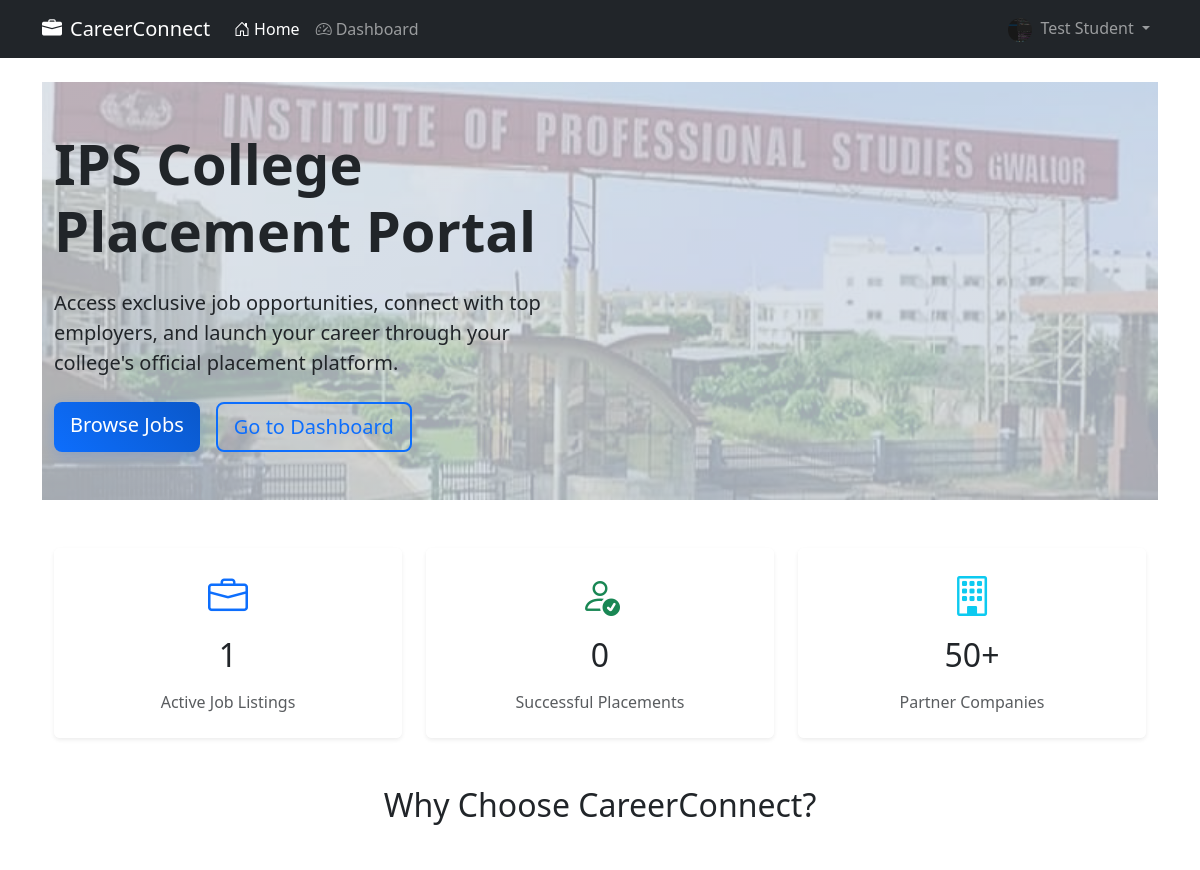
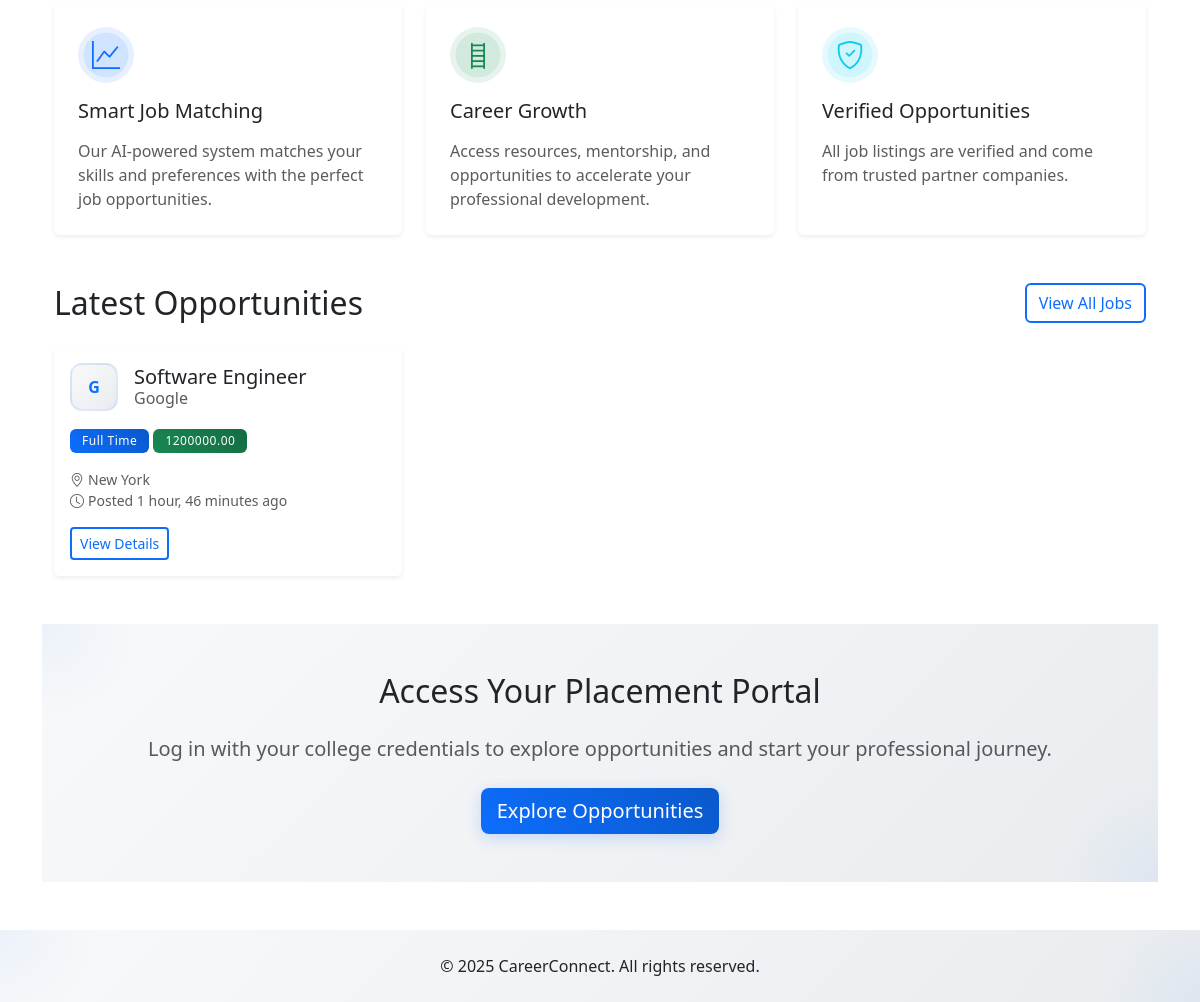
The app's page / (signed in) with its own data (2 pictures, top to bottom).
### accounts/models.py (models this page shows, shortened)
class Student(AbstractUser):
    email = models.EmailField(unique=True)
    college_id = models.CharField(
        max_length=20,
        unique=True,
        validators=[RegexValidator(
            regex=r'^[0-9]{2}[A-Z]{3}[0-9]{3}$',
            message='College ID must be in format: 20CSE001'
        )]
    )
    profile_photo = models.ImageField(upload_to='profile_photos/', blank=True, null=True)
    phone_number = models.CharField(max_length=15, blank=True)
    branch = models.CharField(max_length=50, blank=True)
    year_of_study = models.IntegerField(choices=[
        (1, '1st Year'),
        (2, '2nd Year'),
        (3, '3rd Year'),
        (4, '4th Year')
    ], null=True)
    cgpa = models.DecimalField(
        max_digits=3,
        decimal_places=2,
        null=True,
        blank=True
    )
    skills = models.TextField(blank=True)
    resume = models.FileField(upload_to='resumes/', blank=True)
    USERNAME_FIELD = 'college_id'
    REQUIRED_FIELDS = ["username",'email']

### jobs/models.py (models this page shows, shortened)
class Job(models.Model):
    STATUS_CHOICES = (
        ('active', 'Active'),
        ('closed', 'Closed'),
        ('draft', 'Draft'),
    )
    JOB_TYPE_CHOICES = (
        ('full_time', 'Full Time'),
        ('part_time', 'Part Time'),
        ('internship', 'Internship'),
    )
    title = models.CharField(max_length=200)
    company = models.CharField(max_length=200)
    company_logo = models.ImageField(upload_to='company_logos/', blank=True, null=True)
    location = models.CharField(max_length=200)
    description = models.TextField()
    requirements = models.TextField()
    salary_range = models.CharField(max_length=100, blank=True)
    job_type = models.CharField(max_length=50, choices=JOB_TYPE_CHOICES, default='full_time')
    status = models.CharField(max_length=20, choices=STATUS_CHOICES, default='active')
    created_at = models.DateTimeField(auto_now_add=True)
    deadline = models.DateField(null=True, blank=True)
    skills_required = models.ManyToManyField(Skill, blank=True)
    class Meta:
        ordering = ['-created_at']

### core/views.py (the view)
# urls.py: path('', views.home, name='home'),
def home(request):
    recent_jobs = Job.objects.filter(status='active').order_by('-created_at')[:6]
    total_jobs = Job.objects.filter(status='active').count()
    total_placements = JobApplication.objects.filter(status='accepted').count()
    context = {
        'recent_jobs': recent_jobs,
        'total_jobs': total_jobs,
        'total_placements': total_placements,
    }
    return render(request, 'core/home.html', context)

### templates/core/home.html (shortened to what this page needs)
{% extends 'base.html' %}
{% load static %}
{% block content %}
<div class="hero-section py-5 mb-5">
    <div class="container">
        <div class="row align-items-center">
            <div class="col-lg-6">
                <h1 class="display-4 fw-bold mb-4">IPS College Placement Portal</h1>
                <p class="lead mb-4">Access exclusive job opportunities, connect with top employers, and launch your career through your college's official placement platform.</p>
                <div class="d-flex gap-3">
                    {% if user.is_authenticated %}
                    <a href="{% url 'jobs:job_list' %}" class="btn btn-primary btn-lg">Browse Jobs</a>
                    <a href="{% url 'core:dashboard' %}" class="btn btn-outline-primary btn-lg">Go to Dashboard</a>
                    {% else %}
                    <a href="{% url 'accounts:login' %}" class="btn btn-primary btn-lg">Student Login</a>
                    <div class="d-flex align-items-center ms-3">
                        <i class="bi bi-info-circle text-primary me-2"></i>
                        <small class="text-muted">Use your college-provided credentials to login</small>
                    </div>
                    {% endif %}
                </div>
            </div>
        </div>
    </div>
</div>
<div class="container mb-5">
    <div class="row g-4">
        <div class="col-md-4">
            <div class="card border-0 shadow-sm text-center h-100 hover-card">
                <div class="card-body p-4">
                    <div class="display-6 text-primary mb-3">
                        <i class="bi bi-briefcase"></i>
                    </div>
                    <h3 class="h2 mb-3">{{ total_jobs }}</h3>
                    <p class="text-muted mb-0">Active Job Listings</p>
                </div>
            </div>
        </div>
        <div class="col-md-4">
            <div class="card border-0 shadow-sm text-center h-100 hover-card">
                <div class="card-body p-4">
                    <div class="display-6 text-success mb-3">
                        <i class="bi bi-person-check"></i>
                    </div>
                    <h3 class="h2 mb-3">{{ total_placements }}</h3>
                    <p class="text-muted mb-0">Successful Placements</p>
                </div>
            </div>
        </div>
        <div class="col-md-4">
            <div class="card border-0 shadow-sm text-center h-100 hover-card">
                <div class="card-body p-4">
                    <div class="display-6 text-info mb-3">
                        <i class="bi bi-building"></i>
                    </div>
                    <h3 class="h2 mb-3">50+</h3>
                    <p class="text-muted mb-0">Partner Companies</p>
                </div>
            </div>
        </div>
    </div>
</div>
<div class="container mb-5">
    <h2 class="text-center mb-5">Why Choose CareerConnect?</h2>
    <div class="row g-4">
        <div class="col-md-4">
            <div class="card border-0 shadow-sm h-100 hover-card">
                <div class="card-body p-4">
                    <div class="feature-icon bg-primary bg-opacity-10 text-primary p-3 rounded-circle mb-3">
                        <i class="bi bi-graph-up"></i>
                    </div>
                    <h3 class="h5 mb-3">Smart Job Matching</h3>
                    <p class="text-muted mb-0">Our AI-powered system matches your skills and preferences with the perfect job opportunities.</p>
                </div>
            </div>
        </div>
        <div class="col-md-4">
            <div class="card border-0 shadow-sm h-100 hover-card">
                <div class="card-body p-4">
                    <div class="feature-icon bg-success bg-opacity-10 text-success p-3 rounded-circle mb-3">
                        <i class="bi bi-ladder"></i>
                    </div>
                    <h3 class="h5 mb-3">Career Growth</h3>
                    <p class="text-muted mb-0">Access resources, mentorship, and opportunities to accelerate your professional development.</p>
                </div>
            </div>
        </div>
        <div class="col-md-4">
            <div class="card border-0 shadow-sm h-100 hover-card">
                <div class="card-body p-4">
                    <div class="feature-icon bg-info bg-opacity-10 text-info p-3 rounded-circle mb-3">
                        <i class="bi bi-shield-check"></i>
                    </div>
                    <h3 class="h5 mb-3">Verified Opportunities</h3>
                    <p class="text-muted mb-0">All job listings are verified and come from trusted partner companies.</p>
                </div>
            </div>
        </div>
    </div>
</div>
{% if recent_jobs %}
<div class="container mb-5">
    <div class="d-flex justify-content-between align-items-center mb-4">
        <h2 class="mb-0">Latest Opportunities</h2>
        <a href="{% url 'jobs:job_list' %}" class="btn btn-outline-primary">View All Jobs</a>
    </div>
    <div class="row row-cols-1 row-cols-md-2 row-cols-lg-3 g-4">
        {% for job in recent_jobs %}
        <div class="col">
            <div class="card h-100 border-0 shadow-sm hover-card">
                <div class="card-body">
                    <div class="d-flex align-items-center mb-3">
                        {% if job.company_logo %}
                        <img src="{{ job.company_logo.url }}" alt="{{ job.company }}" class="company-logo me-3">
                        {% else %}
                        <div class="company-logo-placeholder me-3">
                            {{ job.company|make_list|first|upper }}
                        </div>
                        {% endif %}
                        <div>
                            <h5 class="card-title mb-1">{{ job.title }}</h5>
                            <h6 class="card-subtitle text-muted">{{ job.company }}</h6>
                        </div>
                    </div>
                    <div class="mb-3">
                        <span class="badge bg-primary">{{ job.get_job_type_display }}</span>
                        {% if job.salary_range %}
                        <span class="badge bg-success">{{ job.salary_range }}</span>
                        {% endif %}
                    </div>
                    <p class="card-text text-muted small mb-3">
                        <i class="bi bi-geo-alt me-1"></i>{{ job.location }}
                        <br>
                        <i class="bi bi-clock me-1"></i>Posted {{ job.created_at|timesince }} ago
                    </p>
                    <a href="{% url 'jobs:job_detail' job.id %}" class="btn btn-outline-primary btn-sm">View Details</a>
                </div>
            </div>
        </div>
        {% endfor %}
    </div>
</div>
{% endif %}
<div class="bg-light py-5">
    <div class="container text-center">
        <h2 class="mb-4">Access Your Placement Portal</h2>
        <p class="lead text-muted mb-4">Log in with your college credentials to explore opportunities and start your professional journey.</p>
        {% if user.is_authenticated %}
        <a href="{% url 'jobs:job_list' %}" class="btn btn-primary btn-lg">Explore Opportunities</a>
        {% else %}
        <a href="{% url 'accounts:login' %}" class="btn btn-primary btn-lg">Student Login</a>
        {% endif %}
    </div>
</div>
{% endblock %}

### templates/base.html (shortened to what this page needs)
<!DOCTYPE html>
<html lang="en">
<head>
    <link href="https://cdn.jsdelivr.net/npm/bootstrap@5.3.0/dist/css/bootstrap.min.css" rel="stylesheet">
    <link href="https://cdn.jsdelivr.net/npm/bootstrap-icons@1.7.2/font/bootstrap-icons.css" rel="stylesheet">
</head>
<body>
    <nav class="navbar navbar-expand-lg navbar-dark bg-dark">
        <div class="container">
            <a class="navbar-brand" href="{% url 'core:home' %}">
                <i class="bi bi-briefcase-fill me-2"></i>CareerConnect
            </a>
            <div class="collapse navbar-collapse" id="navbarNav">
                <ul class="navbar-nav me-auto">
                    <li class="nav-item">
                        <a class="nav-link {% if request.resolver_match.url_name == 'home' %}active{% endif %}"
                           href="{% url 'core:home' %}">
                            <i class="bi bi-house-door me-1"></i>Home
                        </a>
                    </li>
                    {% if user.is_authenticated %}
                    <li class="nav-item">
                        <a class="nav-link {% if request.resolver_match.url_name == 'dashboard' %}active{% endif %}"
                           href="{% url 'core:dashboard' %}">
                            <i class="bi bi-speedometer2 me-1"></i>Dashboard
                        </a>
                    </li>
                    {% endif %}
                </ul>
                <ul class="navbar-nav">
                    {% if user.is_authenticated %}
                        <li class="nav-item dropdown">
                            <a class="nav-link dropdown-toggle" href="#" id="navbarDropdown" role="button"
                               data-bs-toggle="dropdown" aria-expanded="false">
                                {% if user.profile_photo %}
                                    <img src="{{ user.profile_photo.url }}" alt="Profile"
                                         class="rounded-circle me-1" style="width: 24px; height: 24px; object-fit: cover;">
                                {% else %}
                                    <i class="bi bi-person-circle me-1"></i>
                                {% endif %}
                                {{ user.get_full_name|default:user.username }}
                            </a>
                        </li>
                    {% else %}
                        <li class="nav-item">
                            <a class="nav-link" href="{% url 'accounts:login' %}">
                                <i class="bi bi-box-arrow-in-right me-1"></i>Login
                            </a>
                        </li>
                    {% endif %}
                </ul>
            </div>
        </div>
    </nav>
    <main class="container mt-4">
        {% block content %}
        {% endblock %}
    </main>
    <footer class="bg-light py-4 mt-5">
        <div class="container text-center">
            <p class="mb-0">&copy; {% now "Y" %} CareerConnect. All rights reserved.</p>
        </div>
    </footer>
</body>
</html>

### records on screen
Student: profile_photo (picture), get_full_name "Test Student"
Job: company|make_list "G", title "Software Engineer", company "Google", job_type "Full Time", salary_range "1200000.00", location "New York", created_at "1 hour, 46 minutes"

### other values on screen
{{ total_jobs }} "1"
{{ total_placements }} "0"
